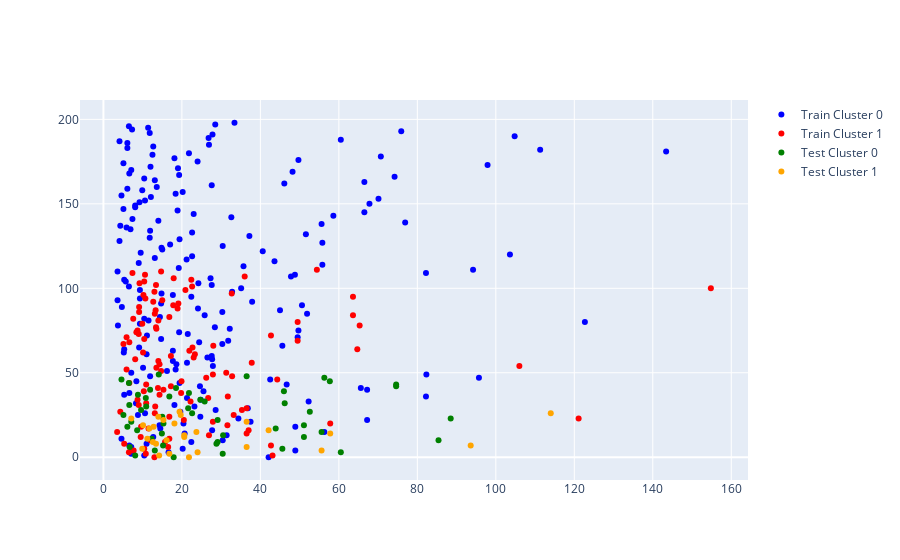

The notebook cell this image was saved under:
### Code cell
count_train_cluster_0 = len(X_tr_0)
count_train_cluster_1 = len(X_tr_1)
count_test_cluster_0 = len(X_test_0)
count_test_cluster_1 = len(X_test_1)

import plotly.graph_objects as go

# Plotly를 사용하여 시각화
fig = go.Figure()

# 훈련 군집 0에 대한 산점도
fig.add_trace(go.Scatter(x=y_tr_0.iloc[:], mode='markers', marker=dict(color='blue'), name='Train Cluster 0'))

# 훈련 군집 1에 대한 산점도
fig.add_trace(go.Scatter(x=y_tr_1.iloc[:], mode='markers', marker=dict(color='red'), name='Train Cluster 1'))

# 테스트 군집 0에 대한 산점도
fig.add_trace(go.Scatter(x=y_test_0.iloc[:], mode='markers', marker=dict(color='green'), name='Test Cluster 0'))

# 테스트 군집 1에 대한 산점도
fig.add_trace(go.Scatter(x=y_test_1.iloc[:], mode='markers', marker=dict(color='orange'), name='Test Cluster 1'))

fig.show()

### Figure 1 — Plotly figure (JSON) as saved in the notebook; plotly's stock layout.template omitted (floating-point values rounded to 4 significant figures; data arrays with more than 128 entries replaced by an {"elided": "..."} marker saying what was removed)
{"data": [{"marker": {"color": "blue"}, "mode": "markers", "name": "Train Cluster 0", "type": "scatter", "x": {"elided": "199 float values"}}, {"marker": {"color": "red"}, "mode": "markers", "name": "Train Cluster 1", "type": "scatter", "x": [13, 43.1, 10.8, 6.5, 7.7, 10.4, 16.5, 42.7, 5.3, 15.7, 12, 16.8, 9.5, 26.9, 36.5, 3.5, 37, 11.5, 9.6, 31.6, 57.8, 27.9, 20.5, 121.1, 16.8, 33.2, 13.1, 4.3, 35.3, 36.5, 13.2, 9, 10.9, 22.2, 8.7, 26.7, 31.7, 14.3, 19.8, 10.3, 15.3, 13.9, 17.2, 10.9, 6.6, 19.9, 44.3, 26.2, 32.8, 27.9, 31.3, 14.7, 5.9, 13.5, 106, 14.3, 37.8, 14, 8.1, 23, 17.2, 23.3, 10.1, 21.9, 64.7, 22.7, 28, 5.1, 6.6, 49.5, 10.4, 5.9, 42.7, 9, 8.4, 8.7, 13.5, 13.4, 65.3, 9.9, 49.5, 14, 7.6, 16.8, 63.6, 13.1, 9.1, 13.3, 18.9, 9.1, 17.8, 19.1, 12.7, 15, 10.7, 63.6, 10.2, 32.7, 13, 20.9, 154.8, 22.6, 13.4, 9.2, 10.4, 22.4, 17.9, 36, 10.6, 7.4, 14.7, 54.4]}, {"marker": {"color": "green"}, "mode": "markers", "name": "Test Cluster 0", "type": "scatter", "x": [17.9, 8.1, 30.4, 60.5, 13.1, 45.6, 6.7, 15.2, 28.8, 29.1, 85.4, 12.3, 51.1, 30.5, 14.9, 55.6, 8.6, 43.9, 6.1, 51.1, 15.3, 7.1, 29.1, 88.5, 15, 5.1, 22.6, 52.6, 9.6, 21.6, 10.9, 6.6, 46.2, 25.8, 24.7, 10.8, 16.8, 8.8, 21.8, 46, 11.9, 18.5, 74.6, 74.6, 6.5, 57.7, 4.6, 56.3, 36.5, 14.1]}, {"marker": {"color": "orange"}, "mode": "markers", "name": "Test Cluster 1", "type": "scatter", "x": [21.8, 14.2, 16.8, 24, 55.6, 9.9, 36.5, 93.6, 13.4, 12.6, 16.1, 11.2, 20.6, 20.6, 57.8, 23.7, 42.1, 11.7, 12.8, 10.1, 18.1, 36.5, 15.3, 7.1, 14, 19.7, 114, 19.4]}], "layout": {}}
